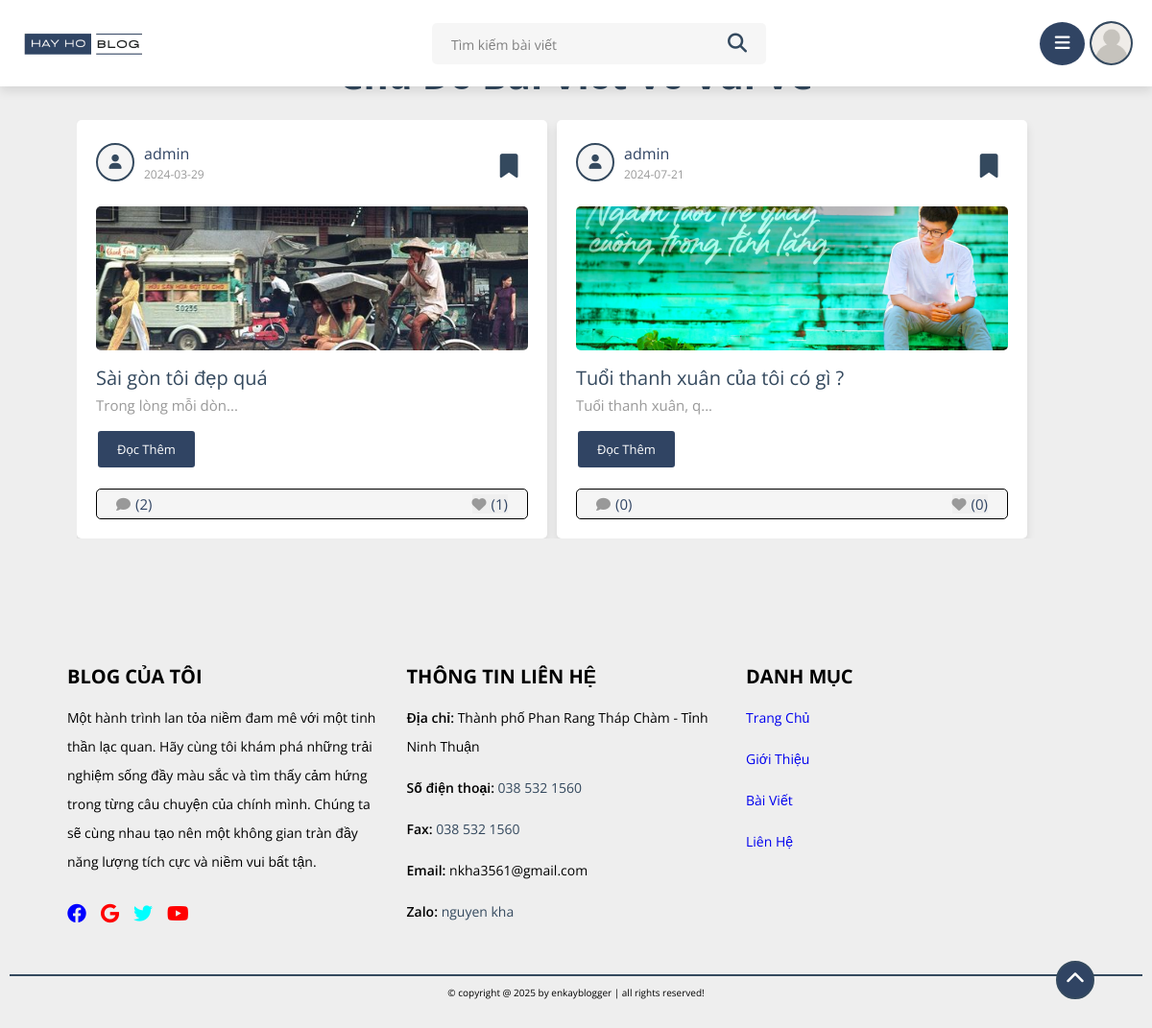
The page /static/category.php?category=vui ve on the database its author committed.
### tables this page shows
CREATE TABLE `settings` (
  `id` int(11) NOT NULL,
  `setting_key` varchar(255) NOT NULL,
  `setting_value` text NOT NULL
);

CREATE TABLE `posts` (
  `id` int(100) NOT NULL,
  `admin_id` int(100) NOT NULL,
  `name` varchar(100) NOT NULL,
  `title` varchar(100) NOT NULL,
  `content` varchar(10000) NOT NULL,
  `category` varchar(50) NOT NULL,
  `image` varchar(100) NOT NULL,
  `date` date NOT NULL,
  `status` varchar(10) NOT NULL,
  `tag_id` int(11) DEFAULT NULL
);

### static/category.php (the view, shortened to what this page needs)
<?php
include '../components/connect.php';
if (isset($_GET['category'])) {
   $category = $_GET['category'];
} else {
   $category = '';
}
?>
<!DOCTYPE html>
<html lang="en">
<head>
   <link rel="stylesheet" href="https://cdnjs.cloudflare.com/ajax/libs/font-awesome/6.1.1/css/all.min.css">
   <link rel="stylesheet" href="../css/style_edit.css">
   <link rel="stylesheet" href="../css/style_dark.css">
</head>
<body>
   <?php include '../components/user_header.php'; ?>
   <section class="posts-container">
      <h1 class="heading">Chủ đề bài viết về <?= $category?></h1>
      <div class="box-container">
         <?php
         $select_posts = $conn->prepare("SELECT * FROM `posts` WHERE category = ? and status = ?");
         $select_posts->execute([$category, 'active']);
         if ($select_posts->rowCount() > 0) {
            while ($fetch_posts = $select_posts->fetch(PDO::FETCH_ASSOC)) {
               $post_id = $fetch_posts['id'];
               $count_post_comments = $conn->prepare("SELECT * FROM `comments` WHERE post_id = ?");
               $count_post_comments->execute([$post_id]);
               $total_post_comments = $count_post_comments->rowCount();
               $count_post_likes = $conn->prepare("SELECT * FROM `likes` WHERE post_id = ?");
               $count_post_likes->execute([$post_id]);
               $total_post_likes = $count_post_likes->rowCount();
               $confirm_likes = $conn->prepare("SELECT * FROM `likes` WHERE user_id = ? AND post_id = ?");
               $confirm_likes->execute([$user_id, $post_id]);
               $confirm_save = $conn->prepare("SELECT * FROM `favorite_posts` WHERE user_id = ? AND post_id = ?");
               $confirm_save->execute([$user_id, $post_id]);
         ?>
               <form class="box" method="post">
                  <div class="post-admin">
                     <div class="details_left">
                        <i class="fas fa-user"></i>
                        <div>
                           <a href="author_posts.php?author=<?= $fetch_posts['name']; ?>"><?= $fetch_posts['name']; ?></a>
                           <div><?= $fetch_posts['date']; ?></div>
                        </div>
                     </div>
                     <button type="submit" name="save_post" class="save_mark-btn"><i class="fa-solid fa-bookmark" style="<?php if ($confirm_save->rowCount() > 0) {
                                                                                                                              echo 'color:yellow;';
                                                                                                                           } ?>  "></i></button>
                  </div>
                  <?php
                  if ($fetch_posts['image'] != '') {
                  ?>
                     <img src="../uploaded_img/<?= $fetch_posts['image']; ?>" class="post-image" alt="">
                  <?php
                  }
                  ?>
                  <div class="post-title"><?= $fetch_posts['title']; ?></div>
                  <div class="post-content content-30"><?= $fetch_posts['content']; ?></div>
                  <a href="view_post.php?post_id=<?= $post_id; ?>" class="inline-btn">Đọc thêm</a>
                  <div class="icons">
                     <a href="view_post.php?post_id=<?= $post_id; ?>"><i class="fas fa-comment"></i><span>(<?= $total_post_comments; ?>)</span></a>
                     <button type="submit" name="like_post"><i class="fas fa-heart" style="<?php if ($confirm_likes->rowCount() > 0) {
                                                                                                echo 'color:var(--red);';
                                                                                             } ?>  "></i><span>(<?= $total_post_likes; ?>)</span></button>
                  </div>
               </form>
         <?php
            }
         } else {
            echo '<p class="empty">Không tìm thấy bài đăng nào cho thể loại này!</p>';
         }
         ?>
      </div>
   </section>
   <?php include '../components/footer.php'; ?>
</body>
</html>

### components/user_header.php (shortened to what this page needs)
<?php
include '../components/connect.php';
try {
   $conn->setAttribute(PDO::ATTR_ERRMODE, PDO::ERRMODE_EXCEPTION);
   $stmt = $conn->prepare("SELECT setting_value FROM settings WHERE setting_key = 'logo'");
   $stmt->execute();
   $logo_path = '../uploaded_img/default_img.jpg';
   if ($stmt->rowCount() > 0) {
      $row = $stmt->fetch(PDO::FETCH_ASSOC);
      $logo_path = $row['setting_value'];
   }
} catch (PDOException $e) {
   echo "Connection failed: " . $e->getMessage();
}
$user_id = $_SESSION['user_id'];
$select_avatar = $conn->prepare("SELECT avatar FROM `users` WHERE id = ?");
$select_avatar->execute([$user_id]);
$avatar = $select_avatar->fetch(PDO::FETCH_ASSOC);
if ($avatar) {
   $avatarContent = $avatar['avatar'];
   $finfo = finfo_open(FILEINFO_MIME_TYPE);
   $avatarMime = finfo_buffer($finfo, $avatarContent);
   finfo_close($finfo);
   if (!$avatarMime) {
      $avatarMime = 'image/jpeg';
   }
   $avatarBase64 = base64_encode($avatarContent);
   $avatarSrc = "data:$avatarMime;base64,$avatarBase64";
} else {
   $avatarSrc = '../uploaded_img/default_avatar.png';
}
?>
<header class="header">
   <section class="flex">
      <a href="home.php" class="logo">
         <img class="logo_img" src="<?php echo htmlspecialchars($logo_path); ?>" alt="hay ho blog logo">
      </a>
      <form action="search.php" method="POST" class="search-form" id="searchToolTip">
         <input type="text" name="search_box" class="box" maxlength="100" placeholder="Tìm kiếm bài viết" required>
         <button type="submit" class="fas fa-search" name="search_btn"></button>
      </form>
      <div class="icons">
         <div id="menu-btn" class="fas fa-bars"></div>
         <div id="user-btn">
            <img src="<?= htmlspecialchars($avatarSrc) ?>" alt="Avatar">
         </div>
      </div>
   </section>
</header>

### components/footer.php (shortened to what this page needs)
<?php
include '../components/connect.php';
$select_footer_text = $conn->prepare("SELECT setting_value FROM `settings` WHERE setting_key = 'footer_text'");
$select_footer_text->execute();
$footer_text = $select_footer_text->fetchColumn();
$select_facebook_link = $conn->prepare("SELECT setting_value FROM `settings` WHERE setting_key = 'link_facebook'");
$select_facebook_link->execute();
$link_facebook = $select_facebook_link->fetchColumn();
$select_google_link = $conn->prepare("SELECT setting_value FROM `settings` WHERE setting_key = 'link_google'");
$select_google_link->execute();
$link_google = $select_google_link->fetchColumn();
$select_twitter_link = $conn->prepare("SELECT setting_value FROM `settings` WHERE setting_key = 'link_twitter'");
$select_twitter_link->execute();
$link_twitter = $select_twitter_link->fetchColumn();
$select_youtube_link = $conn->prepare("SELECT setting_value FROM `settings` WHERE setting_key = 'link_youtube'");
$select_youtube_link->execute();
$link_youtube = $select_youtube_link->fetchColumn();
$select_diachi = $conn->prepare("SELECT setting_value FROM `settings` where setting_key = 'lienhe_diachi'");
$select_diachi->execute();
$diachi_text = $select_diachi->fetchColumn();
$select_dienthoai = $conn->prepare("SELECT setting_value FROM `settings` where setting_key = 'lienhe_dienthoai'");
$select_dienthoai->execute();
$dienthoai_text = $select_dienthoai->fetchColumn();
$select_fax = $conn->prepare("SELECT setting_value FROM `settings` where setting_key = 'lienhe_fax'");
$select_fax->execute();
$fax_text = $select_fax->fetchColumn();
$select_email = $conn->prepare("SELECT setting_value FROM `settings` where setting_key = 'lienhe_email'");
$select_email->execute();
$email_text = $select_email->fetchColumn();
$select_zalo = $conn->prepare("SELECT setting_value FROM `settings` where setting_key = 'lienhe_zalo'");
$select_zalo->execute();
$zalo_text = $select_zalo->fetchColumn();
$select_name = $conn->prepare("SELECT setting_value FROM `settings` where setting_key = 'lienhe_name'");
$select_name->execute();
$name_text = $select_name->fetchColumn();
?>
<footer class="footer">
   <div class="footer_top">
      <div class="footer_top-gioithieu">
         <h1>BLOG CỦA TÔI</h1>
         <p>Một hành trình lan tỏa niềm đam mê với một tinh thần lạc quan. Hãy cùng tôi khám phá những trải nghiệm sống đầy màu sắc và tìm thấy cảm hứng trong từng câu chuyện của chính mình. Chúng ta sẽ cùng nhau tạo nên một không gian tràn đầy năng lượng tích cực và niềm vui bất tận.</p>
         <div class="icons">
            <a href="<?= $link_facebook?>" target="_blank"> <i class="fa-brands fa-facebook" style="color:blue";></i></a>
            <a href="<?= $link_google?>" target="_blank"> <i class="fa-brands fa-google" style="color:red";></i></a>
            <a href="<?= $link_twitter?>" target="_blank"> <i class="fa-brands fa-twitter" style="color:cyan";></i></a>
            <a href="<?= $link_youtube?>" target="_blank"> <i class="fa-brands fa-youtube" style="color:red";></i></a>
         </div>
      </div>
      <div class="footer_top-lienhe">
         <h1>THÔNG TIN LIÊN HỆ</h1>
         <ul>
            <li><span> Địa chỉ: </span><?= $diachi_text?></li>
            <li><span> Số điện thoại: </span><a href="tel:0584.344.344"><?= $dienthoai_text?></a></li>
            <li><span> Fax: </span><a href="tel:0584.344.344"><?= $fax_text?></a></li>
            <li><span> Email: </span><?= $email_text?></li>
            <li><span> Zalo: </span><a href="<?= $zalo_text?>"><?= $name_text?></a></li>
         </ul>
      </div>
      <div class="footer_top-thongtin">
         <h1>DANH MỤC</h1>
         <ul>
            <li><a href="#">Trang Chủ</a></li>
            <li><a href="#introduce">Giới Thiệu</a></li>
            <li><a href="#news">Bài Viết</a></li>
            <li><a href="#contact">Liên Hệ</a></li>
         </ul>
      </div>
   </div>
   <div class="footer_bottom">
      &copy; copyright @ <?= date('Y'); ?> by <?= htmlspecialchars($footer_text) ?> | all rights reserved!
      <div class="scroll-to-top" onclick="scrollToTop()">
         <i class="fas fa-chevron-up"></i>
      </div>
   </div>
</footer>

### css/style_dark.css (style rules this page uses)
body.dark-mode .btn, .delete-btn, .option-btn, .inline-btn, .inline-option-btn, .inline-delete-btn { border: 2px solid var(--white); }

### rows shown on the page
settings: setting_value (picture)
posts: name "admin", date "2024-03-29", image (picture), title "Sài gòn tôi đẹp quá", content "Trong lòng mỗi dòn", total_post_comments "2", total_post_likes "1"
posts: name "admin", date "2024-07-21", image (picture), title "Tuổi thanh xuân của tôi có gì ?", content "Tuổi thanh xuân, q", total_post_comments "0", total_post_likes "0"
settings: setting_value "Thành phố Phan Rang Tháp Chàm - Tỉnh Ninh Thuận"
settings: setting_value "038 532 1560"
settings: setting_value "038 532 1560"
settings: setting_value "nkha3561@gmail.com"
settings: setting_value "nguyen kha"
settings: setting_value "enkayblogger"
